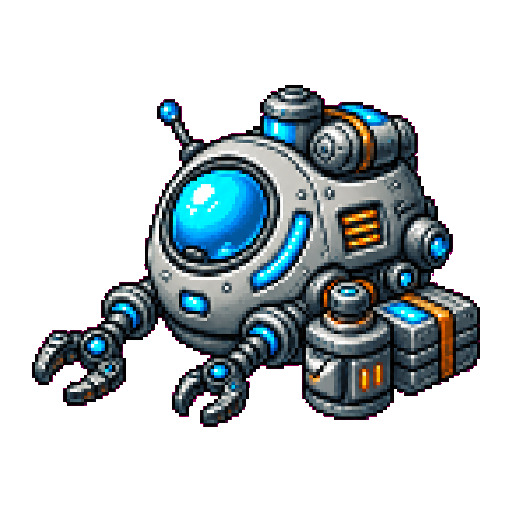
#> input picture assets/art/mini-drone-resource.png, 512 x 512 px
$ python import-chroma-sprite.py ../assets/art/mini-drone-resource.png out.png
#> lines starting #> are read from the running program, lines starting #| are printed output that depends on the picture
#!/usr/bin/env python3

import argparse
from pathlib import Path

from PIL import Image


def is_chroma(pixel: tuple[int, int, int, int]) -> bool:
    red, green, blue, _alpha = pixel
    return (
        red > 150
        and blue > 80
        and green < 150
        and red > green + 65
        and blue > green + 35
    )


def import_sprite(
    source: Path,
    destination: Path,
    canvas_size: int,
    subject_size: int,
    preserve_layout: bool,
) -> None:
#> called with canvas_size = 512, subject_size = 448, preserve_layout = False
    image = Image.open(source).convert("RGBA")
#> image is the input picture: PIL image 512x512 RGBA; mean R, G, B, A 26.3, 34, 36.7, 86.5
    source_pixels = image.get_flattened_data() if hasattr(image, "get_flattened_data") else image.getdata()
    cleaned_pixels = [
        (0, 0, 0, 0) if is_chroma((red, green, blue, alpha)) else (red, green, blue, alpha)
        for red, green, blue, alpha in source_pixels
    ]
#> cleaned_pixels = 262144 items
    image.putdata(cleaned_pixels)

    bounds = image.getbbox()
#> bounds = (32, 85, 480, 427)
    if bounds is None:
        raise ValueError(f"No opaque subject found in {source}")

    if preserve_layout:
        canvas = image
        resized_size = image.size
    else:
        cropped = image.crop(bounds)
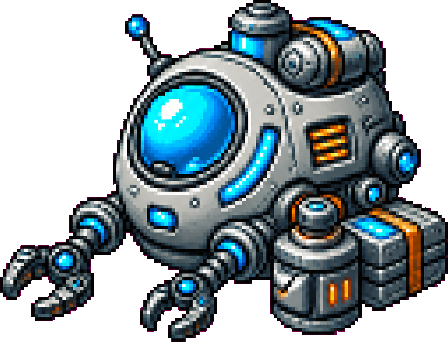
#> cropped: PIL image 448x342 RGBA; mean R, G, B, A 44.8, 58.1, 62.6, 147.6; transparent parts drawn white
        scale = min(subject_size / cropped.width, subject_size / cropped.height)
#> scale = 1
        resized_size = (
            max(1, round(cropped.width * scale)),
            max(1, round(cropped.height * scale)),
        )
#> resized_size = (448, 342)
        sprite = cropped.resize(resized_size, Image.Resampling.NEAREST)
        canvas = Image.new("RGBA", (canvas_size, canvas_size), (0, 0, 0, 0))
#> canvas: PIL image 512x512 RGBA; every value is 0
        canvas.alpha_composite(
            sprite,
            ((canvas_size - resized_size[0]) // 2, (canvas_size - resized_size[1]) // 2),
        )

    destination.parent.mkdir(parents=True, exist_ok=True)
    canvas.save(destination, optimize=True)
    corner_alpha = [
        canvas.getpixel((0, 0))[3],
        canvas.getpixel((canvas_size - 1, 0))[3],
        canvas.getpixel((0, canvas_size - 1))[3],
        canvas.getpixel((canvas_size - 1, canvas_size - 1))[3],
    ]
#> corner_alpha = [0, 0, 0, 0]
    max_alpha = canvas.getchannel("A").getextrema()[1]
#> max_alpha = 255
    if any(corner_alpha) or max_alpha != 255:
        raise ValueError(
            f"Alpha verification failed for {destination}: corners={corner_alpha}, max={max_alpha}"
        )
    print(
        f"{destination}: source bounds={bounds}, packed size={resized_size}, "
        f"corner alpha={corner_alpha}, max alpha={max_alpha}"
    )
#| out.png: source bounds=(32, 85, 480, 427), packed size=(448, 342), corner alpha=[0, 0, 0, 0], max alpha=255


def main() -> None:
    parser = argparse.ArgumentParser(description="Chroma-key, crop, and pack a RocketGame sprite.")
    parser.add_argument("source", type=Path)
    parser.add_argument("destination", type=Path)
    parser.add_argument("--canvas-size", type=int, default=512)
    parser.add_argument("--subject-size", type=int, default=448)
    parser.add_argument(
        "--preserve-layout",
        action="store_true",
        help="Remove chroma pixels without cropping, scaling, or repositioning the source image.",
    )
    args = parser.parse_args()

    if args.subject_size > args.canvas_size:
        parser.error("--subject-size must not exceed --canvas-size")
    import_sprite(
        args.source,
        args.destination,
        args.canvas_size,
        args.subject_size,
        args.preserve_layout,
    )


if __name__ == "__main__":
    main()

$ run again, on assets/art/asteroid.png
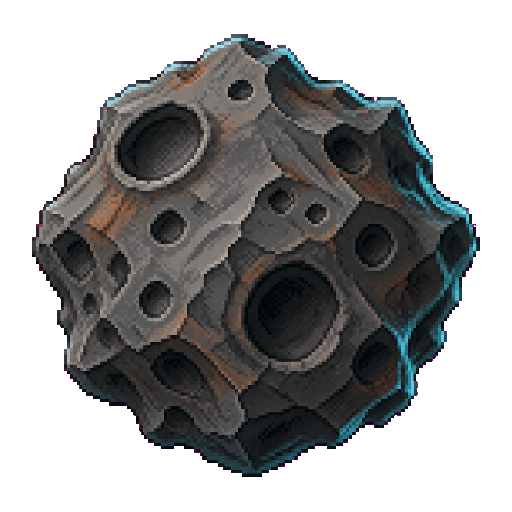
#> input picture assets/art/asteroid.png, 512 x 512 px
#> in import_sprite, image is the input picture: PIL image 512x512 RGBA; mean R, G, B, A 34.1, 34.4, 34.3, 133.2
#> cleaned_pixels = 262144 items
#> bounds = (32, 34, 480, 477)
#> in import_sprite, `cropped = image.crop(bounds)`:
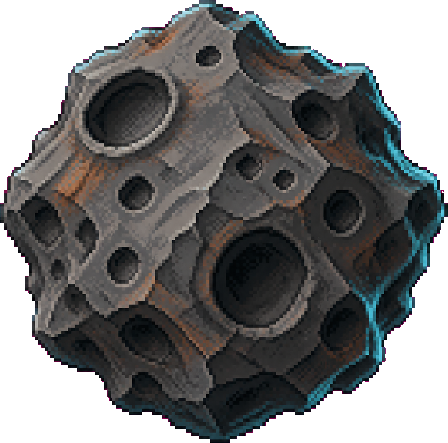
#> cropped: PIL image 448x443 RGBA; mean R, G, B, A 45, 45.5, 45.4, 175.9; transparent parts drawn white
#> canvas: PIL image 512x512 RGBA; every value is 0
#> corner_alpha = [0, 0, 0, 0]
#> max_alpha = 255
#| out.png: source bounds=(32, 34, 480, 477), packed size=(448, 443), corner alpha=[0, 0, 0, 0], max alpha=255

$ run again, on assets/art/drill-bit-sheet.png
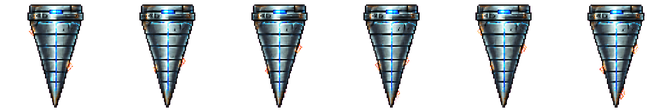
#> input picture assets/art/drill-bit-sheet.png, 672 x 112 px
#> in import_sprite, image is the input picture: PIL image 672x112 RGBA; mean R, G, B, A 24.9, 28.5, 30.9, 68.1
#> cleaned_pixels = 75264 items
#> bounds = (25, 2, 647, 110)
#> in import_sprite, `sprite = cropped.resize(resized_size, Image.Resampling.NEAREST)`:
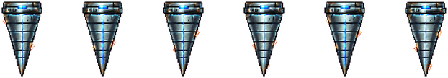
#> sprite: PIL image 448x78 RGBA; mean R, G, B, A 27.1, 31.2, 33.6, 76.8; transparent parts drawn white
#> in import_sprite, `canvas.alpha_composite( sprite, ((canvas_size - resized_size[0]) // 2,..`:
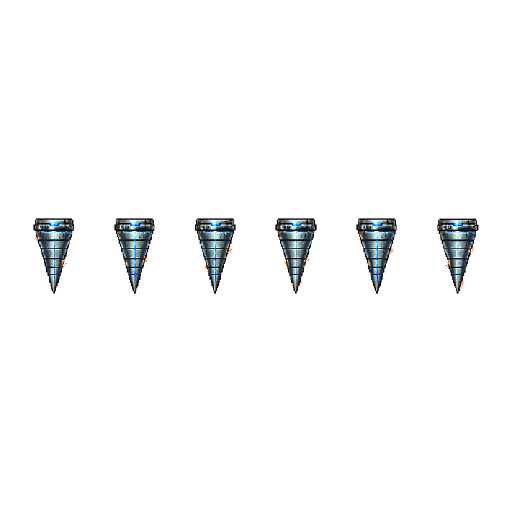
#> canvas: PIL image 512x512 RGBA; mean R, G, B, A 3.6, 4.2, 4.5, 10.2; transparent parts drawn white
#> corner_alpha = [0, 0, 0, 0]
#> max_alpha = 255
#| out.png: source bounds=(25, 2, 647, 110), packed size=(448, 78), corner alpha=[0, 0, 0, 0], max alpha=255
